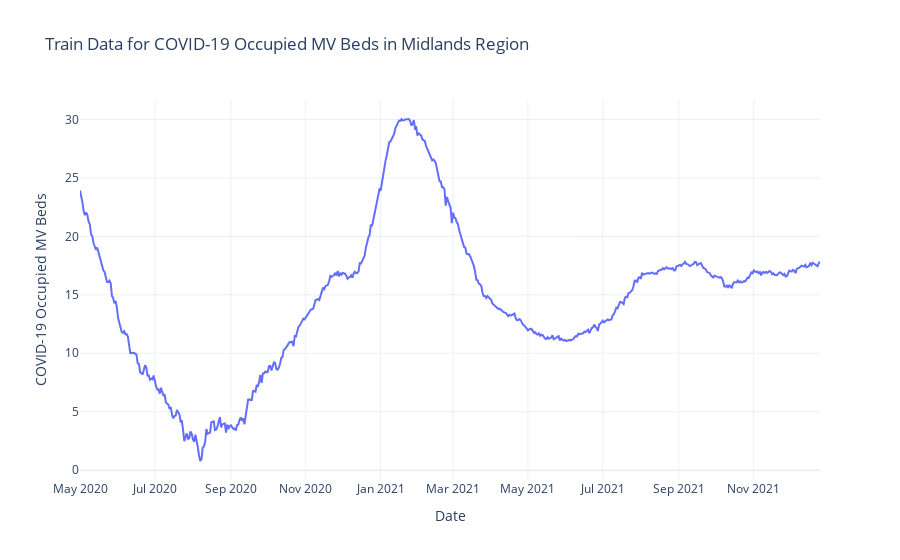

Here is the notebook cell this chart was saved with:
### Code cell
# plot the train data
fig = go.Figure()
fig.add_trace(
    go.Scatter(
        x=train.index, y=train["covidOccupiedMVBeds"], mode="lines", name="Train Data"
    )
)
fig.update_layout(
    title="Train Data for COVID-19 Occupied MV Beds in Midlands Region",
    xaxis_title="Date",
    yaxis_title="COVID-19 Occupied MV Beds",
    template="plotly_white",
)
fig.show()

### Figure 1 — Plotly figure (JSON) as saved in the notebook; plotly's stock layout.template omitted (floating-point values rounded to 4 significant figures; data arrays with more than 128 entries replaced by an {"elided": "..."} marker saying what was removed)
{"data": [{"mode": "lines", "name": "Train Data", "type": "scatter", "x": {"elided": "604 str values"}, "y": {"elided": "604 float values"}}], "layout": {"title": {"text": "Train Data for COVID-19 Occupied MV Beds in Midlands Region"}, "xaxis": {"title": {"text": "Date"}}, "yaxis": {"title": {"text": "COVID-19 Occupied MV Beds"}}}}
